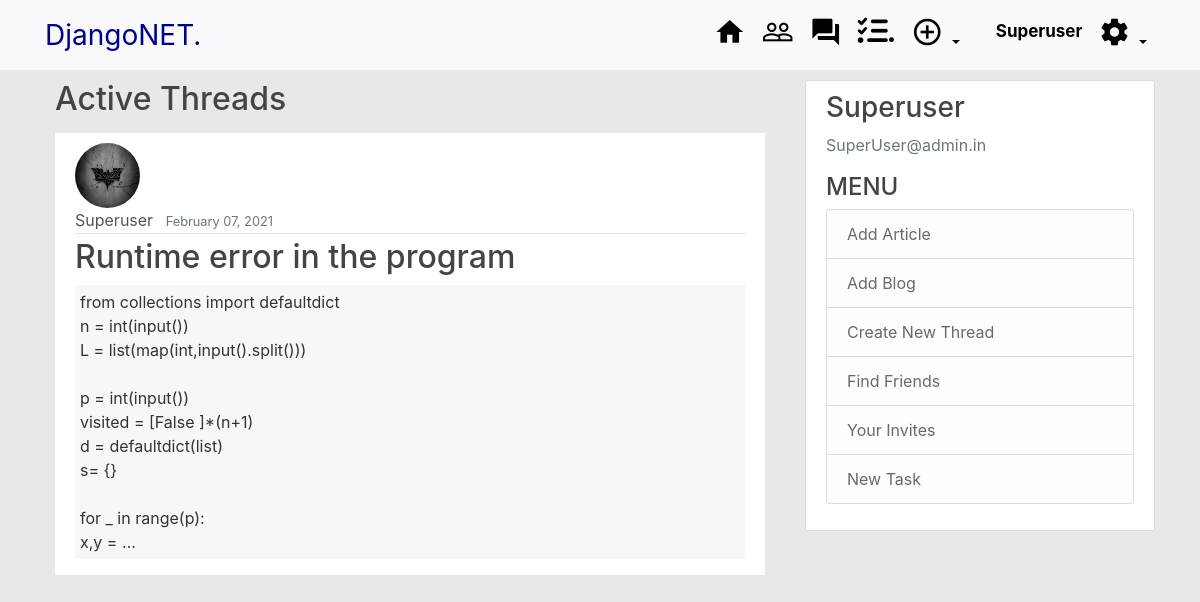
Page /forum/ (signed in) on the earlier database version.
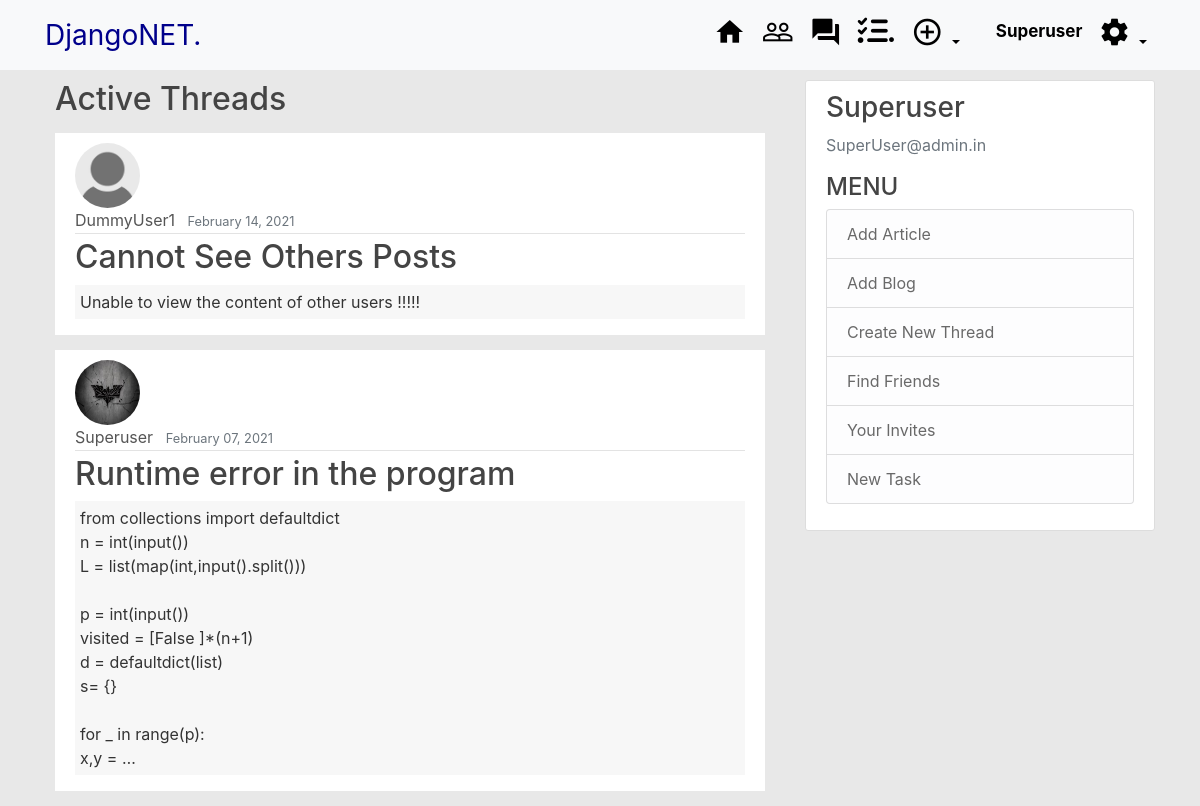
Same page on the later database version.
### Forum/models.py (models this page shows, shortened)
class thread(models.Model):
	author  = models.ForeignKey(Profile,on_delete = models.CASCADE)
	date_posted = models.DateTimeField(default = timezone.now)
	title  = models.CharField(max_length = 200)
	content = models.TextField()

### users/models.py (models this page shows, shortened)
class Profile(models.Model):
	user = models.OneToOneField(User, on_delete=models.CASCADE)
	Fname = models.CharField(max_length=100, blank=True)
	Lname = models.CharField(max_length=100, blank=True)
	image=models.ImageField(default='default.jpg',upload_to='Profile_pics')
	bio = models.CharField(max_length = 200, default='No Bio')
	Friends = models.ManyToManyField(User, blank =True, related_name = "friends")
	objects = ProfileManager()

### Forum/views.py (the view)
# urls.py: path('', ThreadListView.as_view(),name='thread-home'),
class ThreadListView(LoginRequiredMixin,ListView):
	model  = thread
	ordering = ['-date_posted']
	context_object_name = 'posts'

### Forum/templates/Forum/thread_list.html
{% extends "blog/base.html" %}
{% block content %}
  <div class = HeadContainer>
    <h2>Active Threads</h2>
  </div>
    {% for post in posts %}
        <div class = "Container">
            <section class = "grid">
                <div class="Header">
                  <img class="rounded-circle article-img" src="{{ post.author.image.url }}">
                  <div class="media-body">
                    <div class="article-metadata">
                      <a class="mr-2" href="{% url 'detail_profile' post.author.id %}">{{ post.author.user}}</a>
                      <small class="text-muted">{{ post.date_posted|date:"F d, Y" }}</small>
                    </div>
                  </div>
                </div>
                <div class="Content">
                    <h2><a class="article-title" href="{% url 'thread-detail' post.id %}">{{ post.title }}</a></h2>
                    <p class="article-content">{{ post.content|safe|truncatechars:200}}</p>
                </div>
            </section>
        </div>
    {% endfor %}
{% endblock content %}

### blog/templates/blog/base.html (shortened to what this page needs)
{%load static%}
<!DOCTYPE html>
<html>
<head>
    <link rel="stylesheet" href="https://maxcdn.bootstrapcdn.com/bootstrap/4.0.0/css/bootstrap.min.css">
    <link rel="stylesheet" type="text/css" href="{% static 'blog/main.css'%}">
    <link rel="stylesheet" type="text/css" href="{% static 'blog/profile.css'%}">
    <link rel="stylesheet" type="text/css" href="{% static 'blog/custom.css'%}">
    <link rel="stylesheet" type="text/css" href="{% static 'blog/Network.css'%}">
    <link rel="stylesheet" type="text/css" href="{% static 'blog/comment.css'%}">
</head>
<body>
	<header class="site-header">
      <nav class="navbar navbar-expand-md fixed-top navbar-light bg-light" >
        <div class="container">
          <a class="navbar-brand mr-4" style = "color:darkblue; text-shadow:10em; font-size: 28px;" href="{% url 'blog-home' %}">DjangoNET.</a>
          <div class="collapse navbar-collapse" id="navbarToggle">
            <div class="navbar-nav">
            	{% if user.is_authenticated %}
            		<a class="nav-item nav-link" href="{% url 'blog-home' %}">
            			<i class="material-icons" style="font-size:32px">home</i>
            		</a>
            		<a class="nav-item nav-link" href="{% url 'FindFriends' %}">
            			<i class="material-icons" style="font-size:32px">people_outline</i>
            		</a>
                    <a class="nav-item nav-link" href="{% url 'thread-home' %}">
                        <i class="material-icons" style="font-size:32px">forum
                        </i>
                    </a>
                    <a class="nav-item nav-link" href="{% url 'task-home' %}">
                        <i class='fas fa-tasks' style='font-size:30px'>.</i>
                    </a>
                    <div class="nav-item dropdown">
                        <a class="nav-link dropdown-toggle" href="#" id="navbarDropdownMenuLink" data-toggle="dropdown" aria-haspopup="true" aria-expanded="false">
                          <i class="material-icons" style="font-size:32px">add_circle_outline</i>
                        </a>
                      </div>
            		<a class="nav-item nav-link" href="{% url 'detail_profile' user.id %}"
            		style="font-size:17px; margin-top:3px; margin-left: 20px;">
            			<strong>{{user.username}}</strong>
            		</a>
                     <div class="nav-item dropdown">
                        <a class="nav-link dropdown-toggle" href="#" id="navbarDropdownMenuLink" data-toggle="dropdown" aria-haspopup="true" aria-expanded="false">
                          <i class="material-icons" style="font-size:32px">settings</i>
                        </a>
                      </div>
            	{% else %}
            		<a class="nav-item nav-link" href="{% url 'login' %}">Login</a>
            		<a class="nav-item nav-link" href="{% url 'register' %}">Register</a>
            	{% endif %}
            </div>
          </div>
        </div>
      </nav>
    </header>
	<main role="main" class="container">
	  <div class="row">
	    <div class="col-md-8">
	    	{% block content %}{% endblock %}
	    </div>
        {% if request.user.is_authenticated %}
    	    <div class="col-md-4">
    	      <div class="content-section">
    	        <h3>{{request.user.username}}</h3>
    	        <p class='text-muted'> {{request.user.email}}
                <h4>MENU</h4>
    	          <ul class="list-group">
                    <li class="list-group-item list-group-item-light">
                        <a href="{% url 'post-create' %}">Add Article</a>
                    </li>
                    <li class="list-group-item list-group-item-light">
                        <a href="{% url 'blog-create' %}">Add Blog</a>
                    </li>
                    <li class="list-group-item list-group-item-light">
                        <a href="{% url 'thread-create' %}"> Create New Thread</a>
                    </li>
                    <li class="list-group-item list-group-item-light">
                        <a href="{% url 'FindFriends' %}">Find Friends</a>
                    </li>
                    <li class="list-group-item list-group-item-light">
                        <a href="{% url 'my-invites' %}">Your Invites</a>
                    </li>
                    <li class="list-group-item list-group-item-light">
                        <a href="{% url 'task-create' %}">New Task</a>
                    </li>
    	          </ul>
    	        </p>
    	      </div>
    	    </div>
        {% endif %}
	  </div>
	</main>
</body>
</html>

### blog/static/blog/main.css (style rules this page uses)
body { background: #E8E8E8; color: #333333; margin-top: 5rem; }
h1, h2, h3, h4, h5, h6 { color: #444444; }
ul { margin: 0; }
li>a { color:#696969; }
.site-header .navbar-nav .nav-link { color: black; }
.content-section { background: #ffffff; padding: 10px 20px; border: 1px solid #dddddd; border-radius: 3px; margin-bottom: 20px; }
.article-title { color: #444444; }
.article-content { white-space: pre-line; }
.article-img { height: 65px; width: 65px; margin-right: 16px; }
.article-metadata { padding-bottom: 1px; margin-bottom: 4px; border-bottom: 1px solid #e3e3e3 }

### blog/static/blog/custom.css (style rules this page uses)
.Container { margin-left: 10px; margin-right: 10px; margin-bottom: 15px; background-color: white; }
.HeadContainer { margin-left: 10px; margin-right: 10px; margin-bottom: 15px; background-color: #E8E8E8; }
.grid { display: grid; grid-template-columns: auto; grid-template-rows: auto auto auto; grid-template-areas: ' Header ' ' Content ' ' Footer '; }
.Header { grid-area:Header; height: auto; padding-top: 10px; padding-left:20px; padding-right: 20px; }
.Content { grid-area:Content; height: auto; padding-left:20px; padding-right: 20px; }
.Content>p { padding: 5px; background-color: #f7f7f7; }

### blog/static/blog/Network.css (style rules this page uses)
a { text-decoration: none; color: #555; }

Differences in the rows shown:
added thread: author.image (placeholder picture), author.user "DummyUser1", date_posted "February 14, 2021", title "Cannot See Others Posts", content "Unable to view the content of other users !!!!!"
